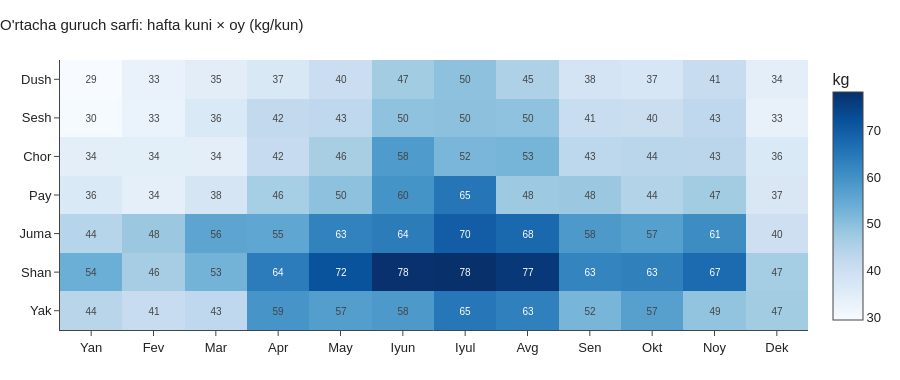

The code cell stored with this chart in its notebook:
### Code cell
pivot = df.pivot_table(index="weekday", columns="month", values="rice_kg", aggfunc="mean")
fig = go.Figure(go.Heatmap(z=pivot.values, x=MONTHS_UZ, y=WEEKDAYS_UZ, colorscale=style.SEQ_SCALE,
                           text=np.round(pivot.values, 0), texttemplate="%{text:.0f}", textfont=dict(size=10),
                           colorbar=dict(title="kg")))
fig.update_yaxes(autorange="reversed")
fig.update_layout(title="O'rtacha guruch sarfi: hafta kuni × oy (kg/kun)", height=380)
style.save(fig, "01_heatmap_weekday_month")

### Figure 1 — Plotly figure (JSON) as saved in the notebook; plotly's stock layout.template omitted (floating-point values rounded to 4 significant figures)
{"data": [{"colorbar": {"title": {"text": "kg"}}, "colorscale": [[0, "rgb(247,251,255)"], [0.125, "rgb(222,235,247)"], [0.25, "rgb(198,219,239)"], [0.375, "rgb(158,202,225)"], [0.5, "rgb(107,174,214)"], [0.625, "rgb(66,146,198)"], [0.75, "rgb(33,113,181)"], [0.875, "rgb(8,81,156)"], [1, "rgb(8,48,107)"]], "text": [[29.0, 33.0, 35.0, 37.0, 40.0, 47.0, 50.0, 45.0, 38.0, 37.0, 41.0, 34.0], [30.0, 33.0, 36.0, 42.0, 43.0, 50.0, 50.0, 50.0, 41.0, 40.0, 43.0, 33.0], [34.0, 34.0, 34.0, 42.0, 46.0, 58.0, 52.0, 53.0, 43.0, 44.0, 43.0, 36.0], [36.0, 34.0, 38.0, 46.0, 50.0, 60.0, 65.0, 48.0, 48.0, 44.0, 47.0, 37.0], [44.0, 48.0, 56.0, 55.0, 63.0, 64.0, 70.0, 68.0, 58.0, 57.0, 61.0, 40.0], [54.0, 46.0, 53.0, 64.0, 72.0, 78.0, 78.0, 77.0, 63.0, 63.0, 67.0, 47.0], [44.0, 41.0, 43.0, 59.0, 57.0, 58.0, 65.0, 63.0, 52.0, 57.0, 49.0, 47.0]], "textfont": {"size": 10}, "texttemplate": "%{text:.0f}", "type": "heatmap", "x": ["Yan", "Fev", "Mar", "Apr", "May", "Iyun", "Iyul", "Avg", "Sen", "Okt", "Noy", "Dek"], "y": ["Dush", "Sesh", "Chor", "Pay", "Juma", "Shan", "Yak"], "z": [[29.35, 32.82, 34.57, 36.77, 40.25, 47.06, 49.7, 45.01, 38.09, 37.26, 41.3, 34.27], [29.75, 32.62, 36.38, 42.14, 42.65, 49.52, 49.86, 49.51, 40.7, 40.45, 42.65, 33.08], [34.3, 34.37, 34.18, 41.63, 46.21, 57.99, 52.13, 52.51, 42.96, 43.53, 43.26, 36.4], [36.4, 33.85, 37.71, 46.4, 49.55, 59.52, 65.31, 47.77, 48.06, 44.43, 47.09, 36.8], [43.82, 48.1, 55.87, 55.44, 62.92, 64.06, 69.76, 67.63, 58.41, 56.88, 60.88, 39.91], [53.85, 46.44, 52.74, 64.0, 71.77, 78.01, 78.23, 76.7, 62.57, 63.33, 67.12, 46.67], [43.78, 41.17, 42.51, 59.17, 57.3, 58.48, 64.89, 63.15, 52.31, 56.8, 49.06, 47.11]]}], "layout": {"height": 380, "title": {"text": "O'rtacha guruch sarfi: hafta kuni × oy (kg/kun)"}, "yaxis": {"autorange": "reversed"}}}
